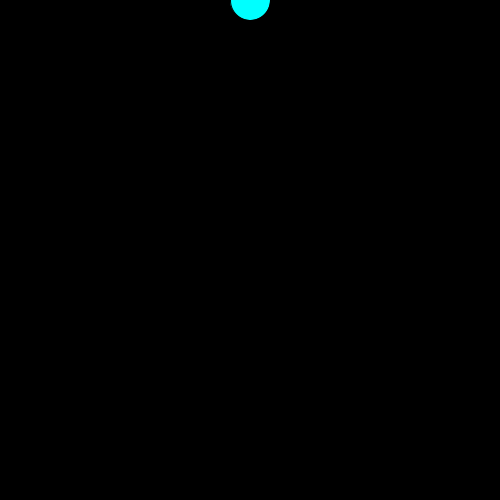
Frame 1 (no input)
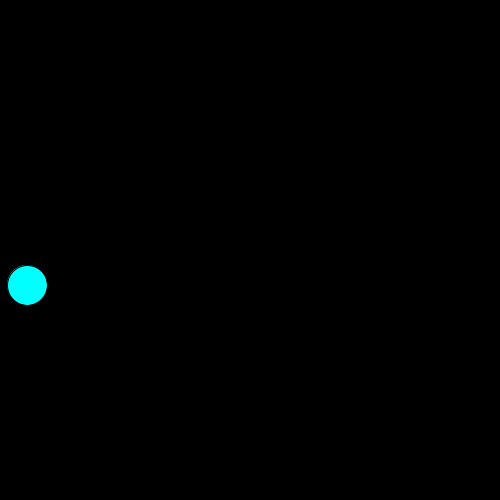
Frame 60 (the mouse pressed at the canvas centre just before this capture)
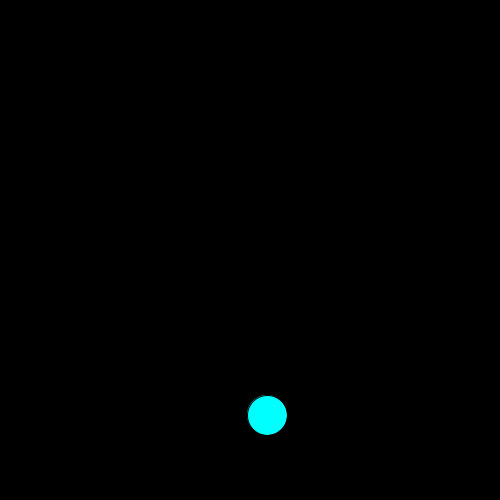
Frame 120 (the mouse held since frame 60 and released just before this capture)

The Processing sketch that drew these frames (run headless with seeded random() and noise(); from frame 60 on, the mouse is pressed at the canvas centre):

// Processing sketch: processing_82559
// ── processing_82559.pde

//Jordan Leung 4,5 Computer Programming 

Ball cool; 
int t= 1;
void setup()
{
 
  size(500,500);
  cool= new Ball();
}

void draw()
{
  background(0);
  cool.show();
  cool.bounce();
  cool.move();
  
  
}





class Ball
{
  int x,y;
  boolean Up, Right;
  Ball()
  {
   
    x= 250;
    y= 0;
   boolean Up= false;
   boolean Right= true ;
  }
  void show()
{
 
  fill(0,255,255);

  ellipse(x,y,40,40);

}
  void bounce()
{
  if(x<0)
  {
    Right=true;
  }
  if(x>499)
  {
    Right=false;
  }
  if(y<0)
  {
    Up=true;
  }
  if(y>499)
  {
    Up=false;
  }
  
}
  void move()
  {
    if(Right== true)
    {
      x=x+4;
    }
    else
    {
      x=x-5;
    }
    if(Up== true)
    {
      y=y+5;
    }
    else
    {
      y=y-5;
    }
  }
}
